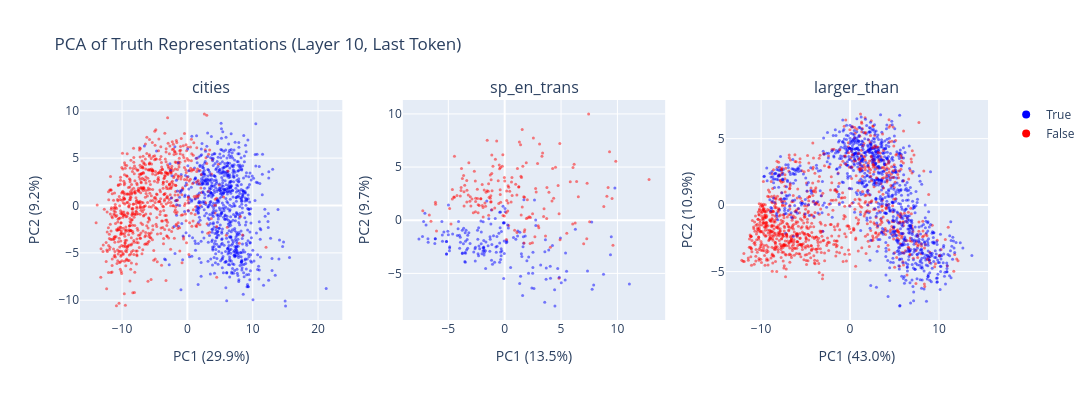

Notebook cell for this chart:
### Code cell
fig = make_subplots(rows=1, cols=3, subplot_titles=DATASET_NAMES)

for i, name in enumerate(DATASET_NAMES):
    acts = activations[name]
    label_text = labels_dict[name]
    prompts = statements_dict[name]
    pcs = get_pca_components(acts, k=2)
    X_centered = acts - acts.mean(dim=0)
    projected = (X_centered @ pcs).numpy()

    # Compute variance explained
    total_var = X_centered.var(dim=0).sum().item()
    pc_var = t.tensor(projected).var(dim=0)
    pct_explained = (pc_var / total_var * 100).tolist()

    colors = ["blue" if l == 1 else "red" for l in label_text.tolist()]
    fig.add_trace(
        go.Scatter(
            x=projected[:, 0],
            y=projected[:, 1],
            mode="markers",
            marker=dict(color=colors, size=3, opacity=0.5),
            name=name,
            showlegend=False,
            hovertext=prompts,
            customdata=list(zip(prompts, label_text)),
            hovertemplate=(
                "<b>%{customdata[1]}</b><br>"
                "%{customdata[0]}<br>"
                "PC1: %{x:.2f}<br>"
                "PC2: %{y:.2f}"
                "<extra></extra>"
            ),
        ),
        row=1,
        col=i + 1,
    )
    fig.update_xaxes(title_text=f"PC1 ({pct_explained[0]:.1f}%)", row=1, col=i + 1)
    fig.update_yaxes(title_text=f"PC2 ({pct_explained[1]:.1f}%)", row=1, col=i + 1)

# Add a legend manually
fig.add_trace(go.Scatter(x=[None], y=[None], mode="markers", marker=dict(color="blue", size=8), name="True"))
fig.add_trace(go.Scatter(x=[None], y=[None], mode="markers", marker=dict(color="red", size=8), name="False"))

fig.update_layout(
    title="PCA of Truth Representations (Layer 10, Last Token)",
    height=400,
    width=1200,
)
fig.show()

### Figure 1 — Plotly figure (JSON) as saved in the notebook; plotly's stock layout.template omitted (floating-point values rounded to 4 significant figures; data arrays with more than 128 entries replaced by an {"elided": "..."} marker saying what was removed)
{"data": [{"customdata": {"elided": "1496x2 mixed values"}, "hovertemplate": "<b>%{customdata[1]}</b><br>%{customdata[0]}<br>PC1: %{x:.2f}<br>PC2: %{y:.2f}<extra></extra>", "hovertext": {"elided": "1496 str values"}, "marker": {"color": {"elided": "1496 str values"}, "opacity": 0.5, "size": 3}, "mode": "markers", "name": "cities", "showlegend": false, "type": "scatter", "x": {"elided": "1496 float values"}, "xaxis": "x", "y": {"elided": "1496 float values"}, "yaxis": "y"}, {"customdata": {"elided": "354x2 mixed values"}, "hovertemplate": "<b>%{customdata[1]}</b><br>%{customdata[0]}<br>PC1: %{x:.2f}<br>PC2: %{y:.2f}<extra></extra>", "hovertext": {"elided": "354 str values"}, "marker": {"color": {"elided": "354 str values"}, "opacity": 0.5, "size": 3}, "mode": "markers", "name": "sp_en_trans", "showlegend": false, "type": "scatter", "x": {"elided": "354 float values"}, "xaxis": "x2", "y": {"elided": "354 float values"}, "yaxis": "y2"}, {"customdata": {"elided": "1980x2 mixed values"}, "hovertemplate": "<b>%{customdata[1]}</b><br>%{customdata[0]}<br>PC1: %{x:.2f}<br>PC2: %{y:.2f}<extra></extra>", "hovertext": {"elided": "1980 str values"}, "marker": {"color": {"elided": "1980 str values"}, "opacity": 0.5, "size": 3}, "mode": "markers", "name": "larger_than", "showlegend": false, "type": "scatter", "x": {"elided": "1980 float values"}, "xaxis": "x3", "y": {"elided": "1980 float values"}, "yaxis": "y3"}, {"marker": {"color": "blue", "size": 8}, "mode": "markers", "name": "True", "type": "scatter", "x": [null], "y": [null]}, {"marker": {"color": "red", "size": 8}, "mode": "markers", "name": "False", "type": "scatter", "x": [null], "y": [null]}], "layout": {"annotations": [{"font": {"size": 16}, "showarrow": false, "text": "cities", "x": 0.1444, "xanchor": "center", "xref": "paper", "y": 1, "yanchor": "bottom", "yref": "paper"}, {"font": {"size": 16}, "showarrow": false, "text": "sp_en_trans", "x": 0.5, "xanchor": "center", "xref": "paper", "y": 1, "yanchor": "bottom", "yref": "paper"}, {"font": {"size": 16}, "showarrow": false, "text": "larger_than", "x": 0.8556, "xanchor": "center", "xref": "paper", "y": 1, "yanchor": "bottom", "yref": "paper"}], "height": 400, "title": {"text": "PCA of Truth Representations (Layer 10, Last Token)"}, "width": 1200, "xaxis": {"anchor": "y", "domain": [0, 0.2889], "title": {"text": "PC1 (29.9%)"}}, "xaxis2": {"anchor": "y2", "domain": [0.3556, 0.6444], "title": {"text": "PC1 (13.5%)"}}, "xaxis3": {"anchor": "y3", "domain": [0.7111, 1], "title": {"text": "PC1 (43.0%)"}}, "yaxis": {"anchor": "x", "domain": [0, 1], "title": {"text": "PC2 (9.2%)"}}, "yaxis2": {"anchor": "x2", "domain": [0, 1], "title": {"text": "PC2 (9.7%)"}}, "yaxis3": {"anchor": "x3", "domain": [0, 1], "title": {"text": "PC2 (10.9%)"}}}}
